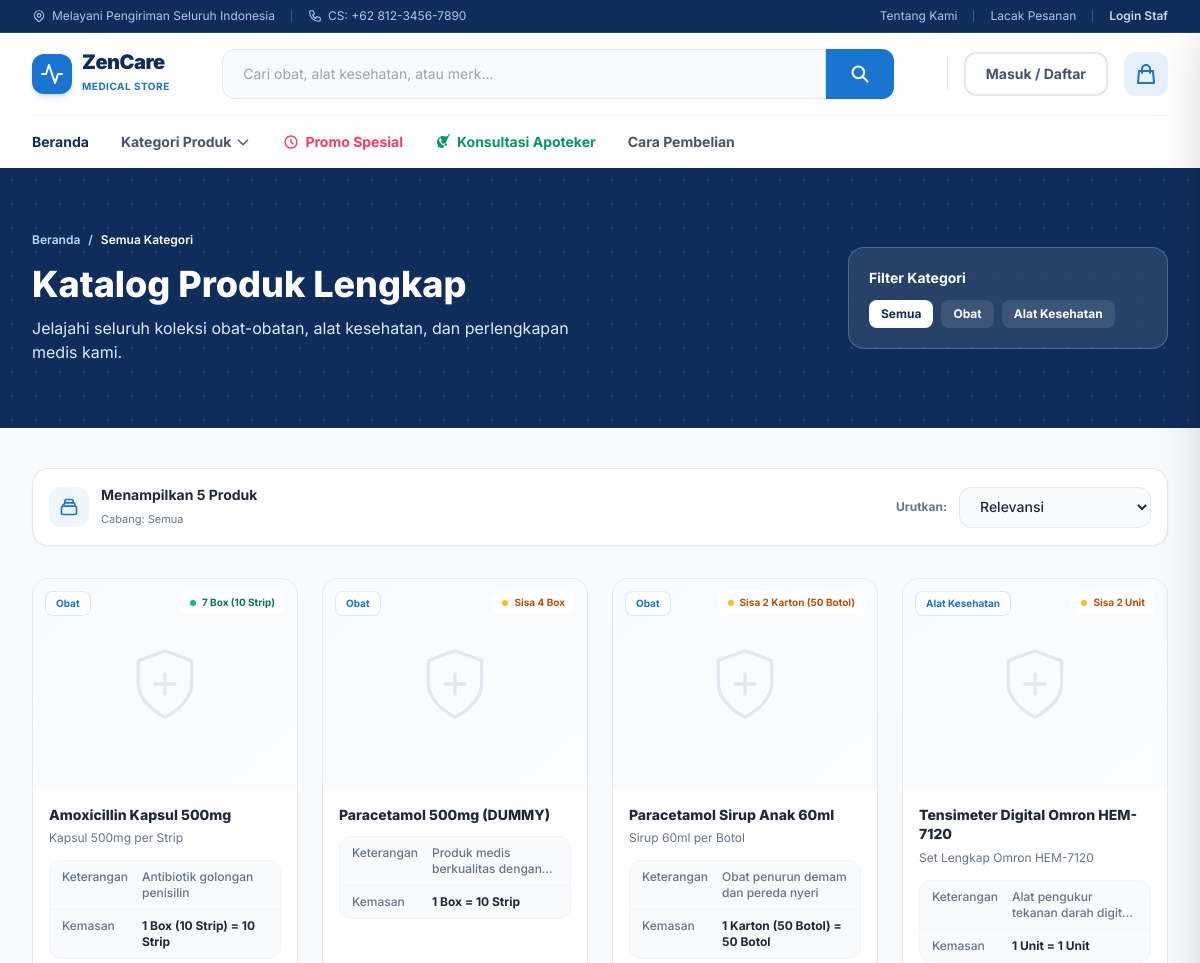
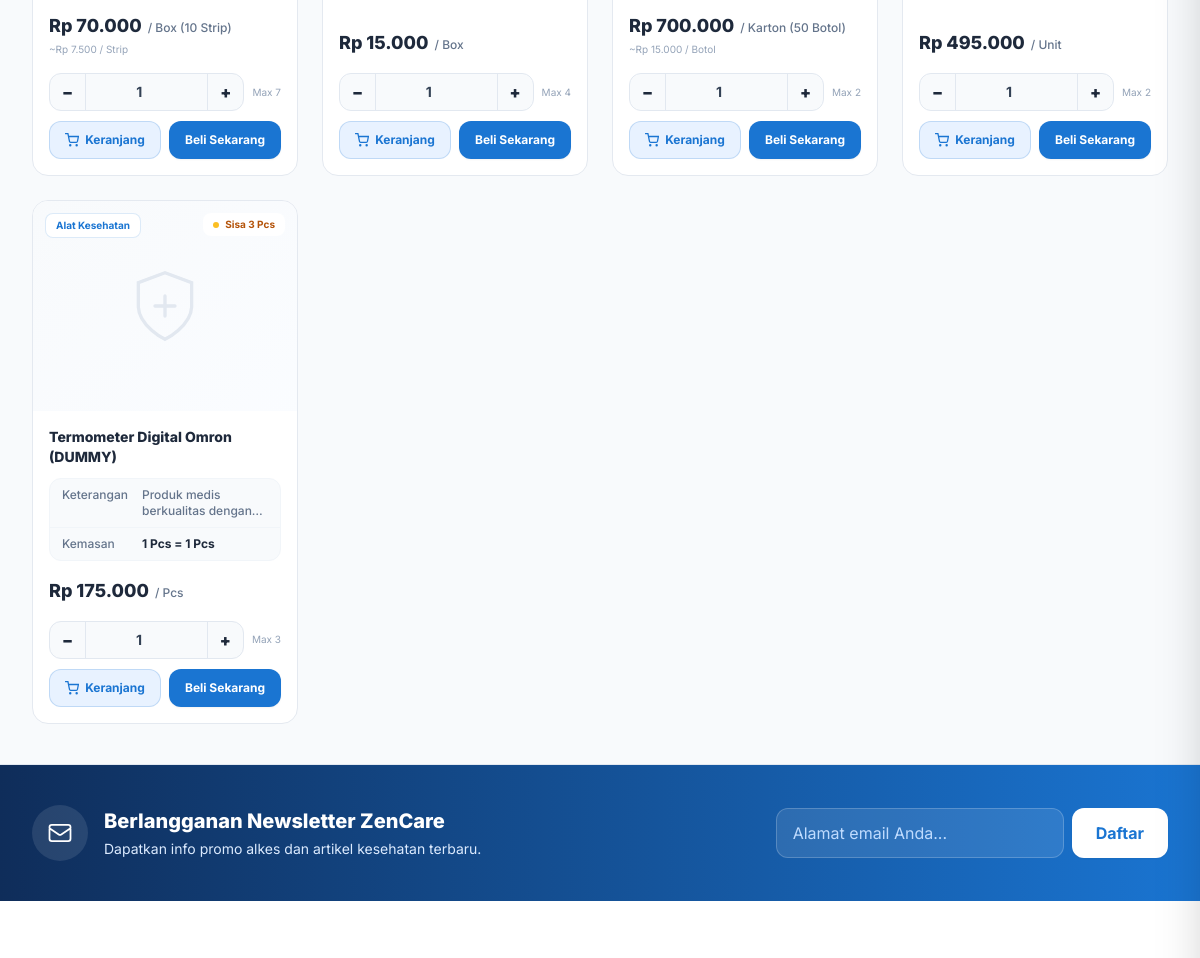
/ecommerce/kategori.php (upper part), run on an earlier commit of the app's database (2 pictures, top to bottom).
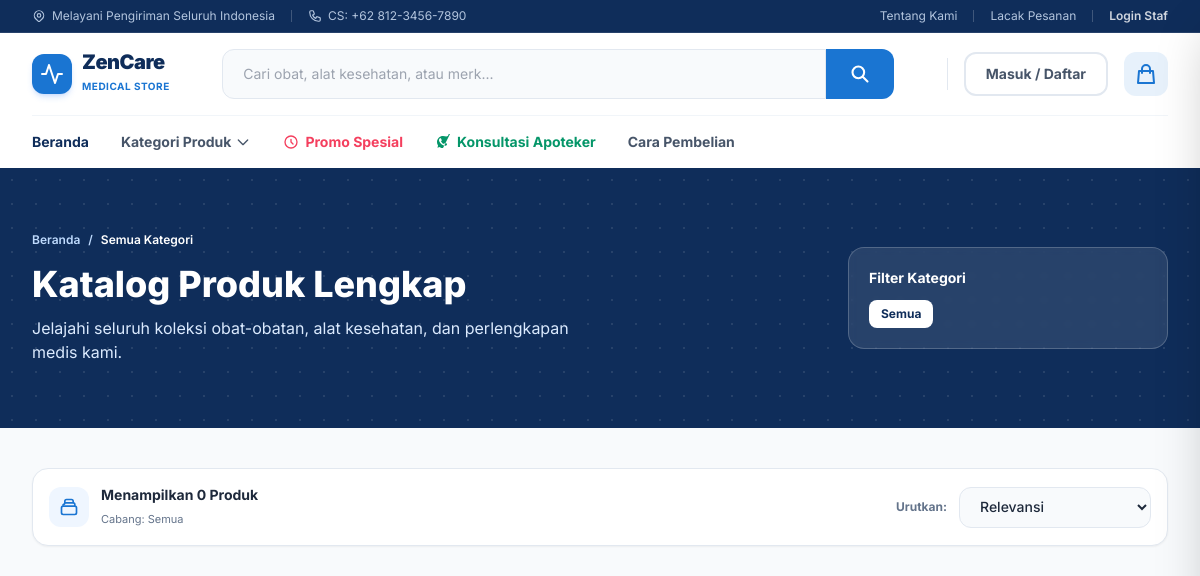
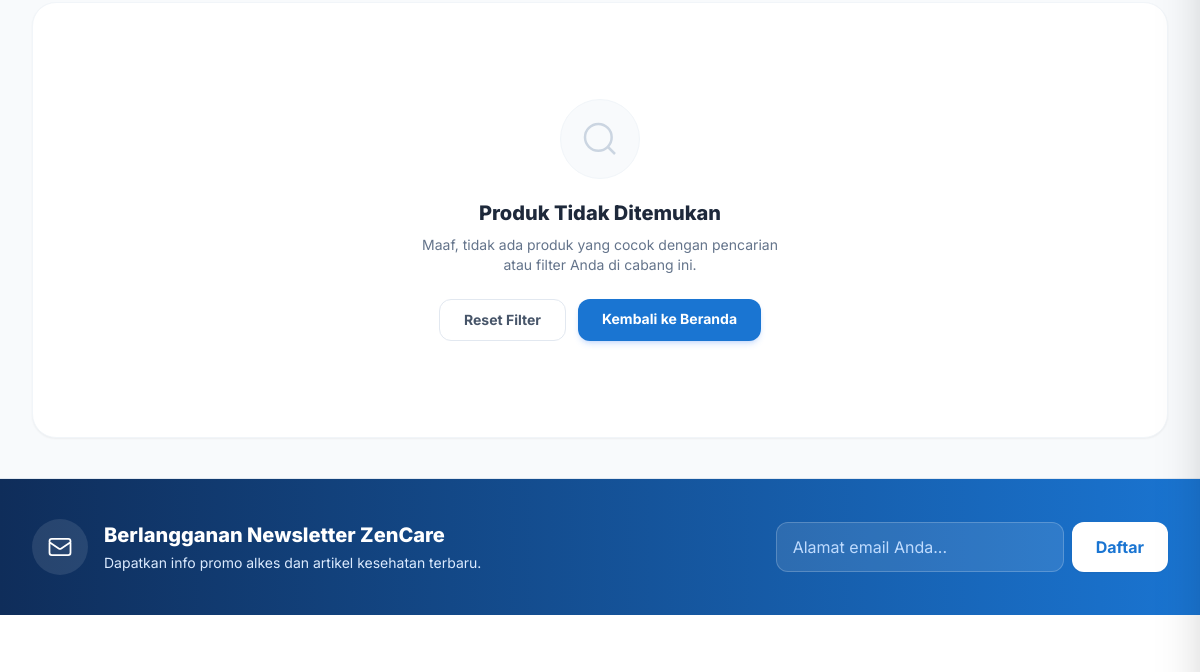
And on a later commit of the database (2 pictures, top to bottom).
### tables this page shows
CREATE TABLE `produk_variasi` (
  `id` int(11) NOT NULL AUTO_INCREMENT,
  `id_produk_induk` int(11) DEFAULT NULL,
  `sku_variasi` varchar(50) NOT NULL,
  `nama_variasi` varchar(100) NOT NULL,
  `satuan_kecil` varchar(50) NOT NULL DEFAULT 'Pcs',
  `satuan_besar` varchar(50) NOT NULL DEFAULT 'Box',
  `rasio_konversi` smallint(6) NOT NULL DEFAULT 1,
  `harga_jual_kecil` decimal(12,2) NOT NULL DEFAULT 0.00,
  `harga_jual_besar` decimal(12,2) NOT NULL DEFAULT 0.00,
  `stok_minimum_kecil` int(11) DEFAULT 0,
  `stok_minimum_besar` int(11) DEFAULT 0,
  `berat` int(11) NOT NULL DEFAULT 100,
  `tampil_di_online` tinyint(1) DEFAULT 1,
  `is_active` tinyint(1) DEFAULT 1,
  `gambar` varchar(500) DEFAULT NULL,
  PRIMARY KEY (`id`),
  UNIQUE KEY `sku_variasi` (`sku_variasi`),
  KEY `id_produk_induk` (`id_produk_induk`),
  CONSTRAINT `produk_variasi_ibfk_1` FOREIGN KEY (`id_produk_induk`) REFERENCES `produk_induk` (`id`) ON DELETE SET NULL
);

CREATE TABLE `produk_induk` (
  `id` int(11) NOT NULL AUTO_INCREMENT,
  `sku_induk` varchar(50) NOT NULL,
  `nama_produk` varchar(150) NOT NULL,
  `deskripsi` text DEFAULT NULL,
  `spesifikasi` text DEFAULT NULL COMMENT 'Spesifikasi teknis medis',
  `info_pengiriman` text DEFAULT NULL,
  `kategori` enum('Obat','Alat Kesehatan') NOT NULL,
  `gambar` varchar(255) DEFAULT NULL,
  `is_active` tinyint(1) DEFAULT 1,
  `batas_hari_expired` int(11) DEFAULT 0,
  `created_at` timestamp NOT NULL DEFAULT current_timestamp(),
  PRIMARY KEY (`id`),
  UNIQUE KEY `sku_induk` (`sku_induk`)
);

### ecommerce/kategori.php (the view, shortened to what the changed rows need)
<?php
require_once __DIR__ . '/header.php';
$search   = trim($_GET['q'] ?? '');
$kategori = trim($_GET['kategori'] ?? '');
$sql = "
    SELECT v.id, i.nama_produk AS nama_induk, v.nama_variasi, i.kategori,
           v.harga_jual_besar AS harga_jual, v.harga_jual_kecil AS harga_eceran,
           v.berat AS berat_gram, i.gambar, v.sku_variasi, i.deskripsi,
           COALESCE(sc.stok, 0) AS stok_sistem,
           v.satuan_besar, v.satuan_kecil, v.rasio_konversi
    FROM produk_variasi v
    JOIN produk_induk i ON v.id_produk_induk = i.id
    LEFT JOIN stok_toko sc ON sc.id_variasi = v.id
    WHERE v.is_active = 1 AND i.is_active = 1 AND v.tampil_di_online = 1
";
$params = [];
$sql .= " ORDER BY i.kategori ASC, i.nama_produk ASC";
$stmt = $pdo->prepare($sql);
$stmt->execute($params);
$products = $stmt->fetchAll();
$allCat = $pdo->query("SELECT DISTINCT kategori FROM produk_induk WHERE is_active=1")->fetchAll(PDO::FETCH_COLUMN);
?>
<main class="flex-1 w-full bg-[#f8fafc]">
    <section class="bg-[#0f2d5a] relative py-12 lg:py-16 overflow-hidden">
        <div class="max-w-7xl mx-auto px-4 lg:px-8 relative z-10 flex flex-col md:flex-row items-center gap-8">
            <div class="flex-1 text-white">
                <h1 class="text-3xl md:text-4xl font-extrabold mb-3">
                    <?php if ($search): ?>
                        Pencarian: "<?= htmlspecialchars($search) ?>"
                    <?php elseif ($kategori): ?>
                        Kategori: <?= htmlspecialchars($kategori) ?>
                    <?php else: ?>
                        Katalog Produk Lengkap
                    <?php endif; ?>
                </h1>
            </div>
            <div class="w-full md:w-80 shrink-0">
                <div class="bg-white/10 p-5 rounded-2xl border border-white/20 backdrop-blur-sm">
                    <div class="flex flex-wrap gap-2">
                        <a href="kategori.php" class="px-3 py-1.5 rounded-lg text-xs font-bold transition <?= empty($kategori) ? 'bg-white text-[#0f2d5a]' : 'bg-white/10 text-white hover:bg-white/20' ?>">Semua</a>
                        <?php foreach($allCat as $cat): ?>
                        <a href="kategori.php?kategori=<?= urlencode($cat) ?>" class="px-3 py-1.5 rounded-lg text-xs font-bold transition <?= $kategori === $cat ? 'bg-white text-[#0f2d5a]' : 'bg-white/10 text-white hover:bg-white/20' ?>">
                            <?= htmlspecialchars($cat) ?>
                        </a>
                        <?php endforeach; ?>
                    </div>
                </div>
            </div>
        </div>
    </section>
    <div class="max-w-7xl mx-auto px-4 lg:px-8 py-10">
        <div class="flex flex-col sm:flex-row items-center justify-between gap-4 mb-8 bg-white p-4 rounded-2xl border border-slate-200 shadow-sm">
            <div class="flex items-center gap-3">
                <div>
                    <span class="text-sm font-bold text-[#1e293b] block">Menampilkan <?= count($products) ?> Produk</span>
                    <span class="text-[11px] text-slate-500">Cabang: <?= htmlspecialchars($activeCabangInfo['nama'] ?? 'Semua') ?></span>
                </div>
            </div>
        </div>
        <div class="grid grid-cols-1 sm:grid-cols-2 md:grid-cols-3 lg:grid-cols-4 gap-6" id="product-grid">
            <?php foreach ($products as $p):
                $stokPcs  = intval($p['stok_sistem']);
                $rasio    = intval($p['rasio_konversi']) ?: 1;
                $stokBox  = floor($stokPcs / $rasio);
                $harga    = floatval($p['harga_jual']);
                $hargaEcr = floatval($p['harga_eceran']);
                $satB     = htmlspecialchars($p['satuan_besar'] ?: 'Box');
                $satK     = htmlspecialchars($p['satuan_kecil'] ?: 'Pcs');
                $desc     = trim($p['deskripsi'] ?? '');
                $descSh   = $desc ? mb_strimwidth($desc, 0, 75, '…') : 'Produk medis berkualitas dengan jaminan mutu resmi.';
                if ($stokBox <= 0)     { $stokCls='text-rose-600'; $dotCls='bg-rose-500'; $stokLbl='Habis'; }
                elseif ($stokBox <= 5) { $stokCls='text-amber-700'; $dotCls='bg-amber-400'; $stokLbl="Sisa $stokBox $satB"; }
                else                   { $stokCls='text-emerald-700'; $dotCls='bg-emerald-500'; $stokLbl="$stokBox $satB"; }
            ?>
            <div class="prod-card group bg-white rounded-2xl overflow-hidden flex flex-col"
                 data-name="<?= strtolower(htmlspecialchars($p['nama_induk'])) ?>"
                 data-price="<?= $harga ?>"
                 data-stok="<?= $stokBox ?>"
                 data-id="<?= $p['id'] ?>">
                <a href="produk.php?id=<?= $p['id'] ?>" class="card-img relative block bg-gradient-to-br from-slate-50 to-blue-50/30 overflow-hidden" style="height:210px;">
                    <?php if (!empty($p['gambar'])): ?>
                        <img src="../<?= htmlspecialchars($p['gambar']) ?>" alt="<?= htmlspecialchars($p['nama_induk']) ?>"
                             class="w-full h-full object-contain p-5"
                             onerror="this.onerror=null; this.classList.add('opacity-30');">
                    <?php else: ?>
                        <div class="w-full h-full flex items-center justify-center">
                            <svg class="w-20 h-20 text-slate-200" viewBox="0 0 24 24" fill="none" stroke="currentColor" stroke-width="1" stroke-linecap="round"><path d="M12 22s8-4 8-10V5l-8-3-8 3v7c0 6 8 10 8 10z"/><path d="M9 12h6M12 9v6"/></svg>
                        </div>
                    <?php endif; ?>
                    <span class="absolute top-3 left-3 px-2.5 py-1 bg-white/95 text-[#1a75d2] text-[10px] font-bold rounded-lg border border-[#1a75d2]/15 shadow-xs">
                        <?= htmlspecialchars($p['kategori']) ?>
                    </span>
                    <span class="absolute top-3 right-3 flex items-center gap-1.5 px-2.5 py-1 bg-white/95 text-[10px] font-bold rounded-lg shadow-xs <?= $stokCls ?>">
                        <span class="w-1.5 h-1.5 rounded-full <?= $dotCls ?>"></span>
                        <?= $stokLbl ?>
                    </span>
                </a>
                <div class="p-4 flex flex-col flex-1">
                    <a href="produk.php?id=<?= $p['id'] ?>" class="block mb-3">
                        <h3 class="text-sm font-extrabold text-[#1e293b] leading-snug line-clamp-2 group-hover:text-[#1a75d2] transition-colors">
                            <?= htmlspecialchars($p['nama_induk']) ?>
                        </h3>
                        <span class="text-xs text-[#64748b]"><?= htmlspecialchars($p['nama_variasi']) ?></span>
                    </a>
                    <div class="rounded-xl bg-slate-50 border border-slate-100 divide-y divide-slate-100 mb-4 text-xs">
                        <div class="flex gap-2 px-3 py-2">
                            <span class="text-[#64748b] w-[72px] shrink-0 font-medium">Keterangan</span>
                            <span class="font-medium text-[#64748b] line-clamp-2"><?= htmlspecialchars($descSh) ?></span>
                        </div>
                        <div class="flex gap-2 px-3 py-2">
                            <span class="text-[#64748b] w-[72px] shrink-0 font-medium">Kemasan</span>
                            <span class="font-bold text-[#1e293b]">1 <?= $satB ?> = <?= $rasio ?> <?= $satK ?></span>
                        </div>
                    </div>
                    <div class="mb-4 mt-auto">
                        <div class="flex items-baseline gap-1.5">
                            <span class="text-lg font-extrabold text-[#1e293b]">Rp <?= number_format($harga, 0, ',', '.') ?></span>
                            <span class="text-xs text-[#64748b] font-medium">/ <?= $satB ?></span>
                        </div>
                        <?php if ($hargaEcr > 0 && $hargaEcr != $harga / $rasio): ?>
                        <div class="text-[10px] text-slate-400 mt-0.5">~Rp <?= number_format($hargaEcr, 0, ',', '.') ?> / <?= $satK ?></div>
                        <?php endif; ?>
                    </div>
                    <?php if ($stokBox >= 1): ?>
                    <div class="flex items-center gap-2 mb-2.5">
                        <div class="flex items-center bg-slate-50 border border-slate-200 rounded-xl overflow-hidden flex-1">
                            <button type="button" onclick="adjustQty(<?= $p['id'] ?>, -1, <?= $stokBox ?>)"
                                class="w-9 h-9 flex items-center justify-center hover:bg-slate-100 text-[#1e293b] font-black border-r border-slate-200 transition text-base">−</button>
                            <input type="number" id="qty_<?= $p['id'] ?>" value="1" min="1" max="<?= $stokBox ?>" readonly
                                class="flex-1 text-center text-sm font-bold py-2 bg-transparent focus:outline-none select-none">
                            <button type="button" onclick="adjustQty(<?= $p['id'] ?>, 1, <?= $stokBox ?>)"
                                class="w-9 h-9 flex items-center justify-center hover:bg-slate-100 text-[#1e293b] font-black border-l border-slate-200 transition text-base">+</button>
                        </div>
                        <span class="text-[10px] text-slate-400 shrink-0">Max <?= $stokBox ?></span>
                    </div>
                    <div class="grid grid-cols-2 gap-2">
                        <button onclick="addToCart(<?= $p['id'] ?>, '<?= addslashes(htmlspecialchars_decode($p['nama_induk'])) ?>', <?= $harga ?>, <?= intval($p['berat_gram']) ?>, '<?= addslashes($p['gambar'] ?? '') ?>', '<?= addslashes($satB) ?>', <?= $rasio ?>, <?= $stokBox ?>, document.getElementById('qty_<?= $p['id'] ?>').value)"
                            class="flex items-center justify-center gap-1.5 text-xs font-bold py-2.5 rounded-xl bg-[#e8f2ff] hover:bg-blue-100 text-[#1a75d2] border border-[#1a75d2]/20 cursor-pointer active:scale-95 transition">
                            <svg class="w-3.5 h-3.5" viewBox="0 0 24 24" fill="none" stroke="currentColor" stroke-width="2.2" stroke-linecap="round"><circle cx="9" cy="21" r="1"/><circle cx="20" cy="21" r="1"/><path d="M1 1h4l2.68 13.39a2 2 0 002 1.61h9.72a2 2 0 001.95-1.55L23 6H6"/></svg>
                            Keranjang
                        </button>
                        <button onclick="buyNow(<?= $p['id'] ?>, '<?= addslashes(htmlspecialchars_decode($p['nama_induk'])) ?>', <?= $harga ?>, <?= intval($p['berat_gram']) ?>, '<?= addslashes($p['gambar'] ?? '') ?>', '<?= addslashes($satB) ?>', <?= $rasio ?>, <?= $stokBox ?>, document.getElementById('qty_<?= $p['id'] ?>').value)"
                            class="flex items-center justify-center gap-1.5 text-xs font-bold py-2.5 rounded-xl bg-[#1a75d2] hover:bg-[#1562b3] text-white cursor-pointer active:scale-95 transition shadow-sm">
                            Beli Sekarang
                        </button>
                    </div>
                    <?php else: ?>
                    <div class="w-full py-3 px-4 rounded-xl bg-slate-100 text-slate-400 text-center text-xs font-semibold border border-slate-200 mt-2">
                        Stok Habis Sementara
                    </div>
                    <?php endif; ?>
                </div>
            </div>
            <?php endforeach; ?>
            <?php if (empty($products)): ?>
            <div class="col-span-full py-24 text-center bg-white rounded-3xl border border-slate-100 shadow-sm">
                <div class="w-20 h-20 rounded-full bg-slate-50 mx-auto mb-5 flex items-center justify-center border border-slate-100">
                    <svg class="w-10 h-10 text-slate-300" viewBox="0 0 24 24" fill="none" stroke="currentColor" stroke-width="1.5"><circle cx="11" cy="11" r="8"/><path d="m21 21-4.35-4.35"/></svg>
                </div>
                <h3 class="text-xl font-extrabold text-[#1e293b] mb-2">Produk Tidak Ditemukan</h3>
                <p class="text-sm text-slate-500 max-w-sm mx-auto">
                    Maaf, tidak ada produk yang cocok dengan pencarian atau filter Anda di cabang ini.
                </p>
                <div class="mt-6 flex justify-center gap-3">
                    <a href="kategori.php" class="px-6 py-2.5 bg-white border border-slate-200 text-slate-600 text-sm font-bold rounded-xl hover:bg-slate-50 transition">Reset Filter</a>
                    <a href="index.php" class="px-6 py-2.5 bg-[#1a75d2] text-white text-sm font-bold rounded-xl hover:bg-[#0f2d5a] transition shadow-md shadow-blue-500/20">Kembali ke Beranda</a>
                </div>
            </div>
            <?php endif; ?>
        </div>
    </div>
</main>
<?php require_once __DIR__ . '/footer.php'; ?>

What changed in the data, as far as the page shows it:
removed produk_variasi: $p['id'] 2 (drawn), id_produk_induk.kategori "Obat", stokLbl "7 Box (10 Strip)", id_produk_induk.nama_produk "Amoxicillin Kapsul 500mg", nama_variasi "Kapsul 500mg per Strip", id_produk_induk.deskripsi "Antibiotik golongan penisilin", satuan_besar "Box (10 Strip)", rasio_konversi "10", satuan_kecil "Strip", harga_jual_besar "70.000", harga_jual_kecil "7.500", stokBox "7"
removed produk_variasi: id_produk_induk.kategori "Obat", stokLbl "Sisa 4 Box", id_produk_induk.nama_produk "Paracetamol 500mg (DUMMY)", id_produk_induk.deskripsi "Produk medis berkualitas…", satuan_besar "Box", rasio_konversi "10", satuan_kecil "Strip", harga_jual_besar "15.000", stokBox "4"
removed produk_variasi: id_produk_induk.kategori "Obat", stokLbl "Sisa 2 Karton (50 Botol)", id_produk_induk.nama_produk "Paracetamol Sirup Anak 60ml", nama_variasi "Sirup 60ml per Botol", id_produk_induk.deskripsi "Obat penurun demam dan pereda nyeri", satuan_besar "Karton (50 Botol)", rasio_konversi "50", satuan_kecil "Botol", harga_jual_besar "700.000", harga_jual_kecil "15.000", id "1", stokBox "2"
removed produk_variasi: id_produk_induk.kategori "Alat Kesehatan", stokLbl "Sisa 2 Unit", id_produk_induk.nama_produk "Tensimeter Digital Omron HEM-7120", nama_variasi "Set Lengkap Omron HEM-7120", id_produk_induk.deskripsi "Alat pengukur tekanan darah…", satuan_besar "Unit", rasio_konversi "1", satuan_kecil "Unit", harga_jual_besar "495.000", stokBox "2"
removed produk_variasi: id_produk_induk.kategori "Alat Kesehatan", stokLbl "Sisa 3 Pcs", id_produk_induk.nama_produk "Termometer Digital Omron (DUMMY)", id_produk_induk.deskripsi "Produk medis berkualitas…", satuan_besar "Pcs", rasio_konversi "1", satuan_kecil "Pcs", harga_jual_besar "175.000", stokBox "3"
Also different on the page:
count($products): "5" → "0"
text now shown: "Produk Tidak Ditemukan Maaf, tidak ada produk yang cocok dengan pencarian atau filter Anda di cabang ini. Reset Filter Kembali ke Beranda"
list line gone: "Obat"
list line gone: "Alat Kesehatan"
